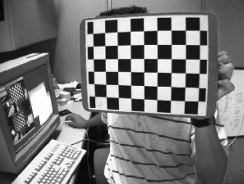
#> input picture HocKi7/xu-ly-anh/bai-tap-nhom_tim-hieu-ve-loc-tan-so/Final/image/test.png, 244 x 184 px
$ python built_in_DFT_functions.py
#> lines starting #> are read from the running program, lines starting #| are printed output that depends on the picture
import cv2
import numpy as np
import matplotlib.pyplot as plt

def gaussian_high_pass_filter(D0, U, V):
    """
    Creates a Gaussian high-pass filter kernel in the frequency domain.

    Args:
        D0: The cut-off frequency.
        U: The number of rows in the frequency domain.
        V: The number of columns in the frequency domain.

    Returns:
        The Gaussian high-pass filter kernel.
    """

    H = np.zeros((U, V))
    D = np.zeros((U, V))
    U0 = U // 2
    V0 = V // 2

    for u in range(U):
        for v in range(V):
            D[u, v] = np.sqrt((u - U0)**2 + (v - V0)**2)
            H[u, v] = 1- np.exp(-D[u, v]**2 / (2 * D0**2))

    return H

# Load the image
img = cv2.imread('../image/test.png', cv2.IMREAD_GRAYSCALE)
#> img is the input picture: shape (184, 244); min 3, max 255, mean 118.3

# Perform 2D Fourier Transform
dft = np.fft.fft2(img)
dft_shift = np.fft.fftshift(dft)

# Create the high-pass filter
D0 = 9  # Adjust the cut-off frequency as needed
rows, cols = img.shape
#> rows = 184; cols = 244
H = gaussian_high_pass_filter(D0, rows, cols)
#> after the loop in gaussian_high_pass_filter, `for u in range(U):`:
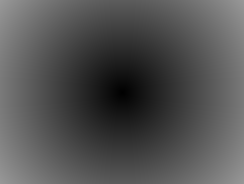
#> D: shape (184, 244) float64; min 0, max 152.8, mean 82.4
#> after the loop in gaussian_high_pass_filter, `for u in range(U):`:
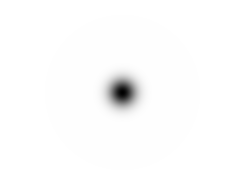
#> H: shape (184, 244) float64; min 0, max 1, mean 0.989

# Apply the filter in the frequency domain
filtered_dft = dft_shift * H

# Shift the zero-frequency component back
filtered_dft_shift = np.fft.ifftshift(filtered_dft)

# Perform Inverse Fourier Transform
img_back = np.fft.ifft2(filtered_dft_shift)
img_back = np.abs(img_back)
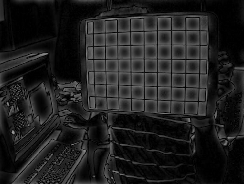
#> img_back: shape (184, 244) float64; min 0.00053, max 159.6, mean 32.6

# Display the original and filtered images
plt.subplot(121), plt.imshow(img, cmap='gray')
plt.title('Original Image'), plt.xticks([]), plt.yticks([])
plt.subplot(122),
plt.imshow(img_back, cmap='gray')
plt.title('Filtered Image'), plt.xticks([]), plt.yticks([])
plt.show()
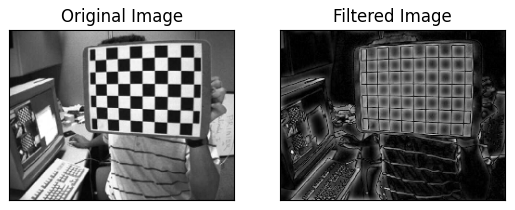
#> figure drawn by matplotlib, 2 panels

$ run again, with HocKi7/xu-ly-anh/bai-tap-nhom_tim-hieu-ve-loc-tan-so/Final/image/eye.png copied over HocKi7/xu-ly-anh/bai-tap-nhom_tim-hieu-ve-loc-tan-so/Final/image/test.png
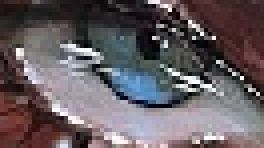
#> input picture HocKi7/xu-ly-anh/bai-tap-nhom_tim-hieu-ve-loc-tan-so/Final/image/eye.png, 66 x 37 px (shown 4 times larger)
#> after the loop in gaussian_high_pass_filter, `for u in range(U):`:
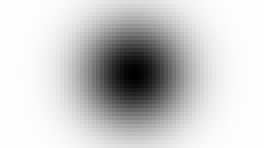
#> H: shape (37, 66) float64 (shown 4 times larger); min 0, max 1, mean 0.8
#> `img_back = np.abs(img_back)`:
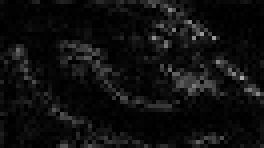
#> img_back: shape (37, 66) float64 (shown 4 times larger); min 0.00467, max 171.4, mean 15.4

$ run again, with HocKi7/xu-ly-anh/bai-tap-nhom_tim-hieu-ve-loc-tan-so/Final/image/lenna_2.png copied over HocKi7/xu-ly-anh/bai-tap-nhom_tim-hieu-ve-loc-tan-so/Final/image/test.png
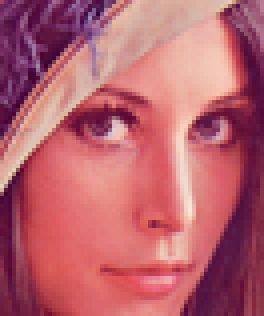
#> input picture HocKi7/xu-ly-anh/bai-tap-nhom_tim-hieu-ve-loc-tan-so/Final/image/lenna_2.png, 66 x 79 px (shown 4 times larger)
#> after the loop in gaussian_high_pass_filter, `for u in range(U):`:
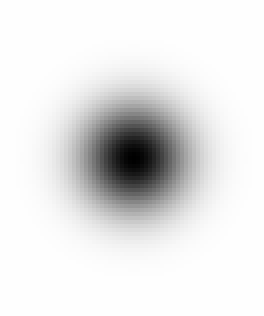
#> H: shape (79, 66) float64 (shown 4 times larger); min 0, max 1, mean 0.902
#> `img_back = np.abs(img_back)`:
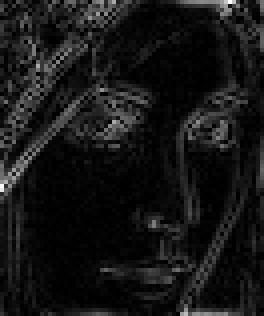
#> img_back: shape (79, 66) float64 (shown 4 times larger); min 0.000219, max 89.49, mean 7.9; drawn with min black and max white
